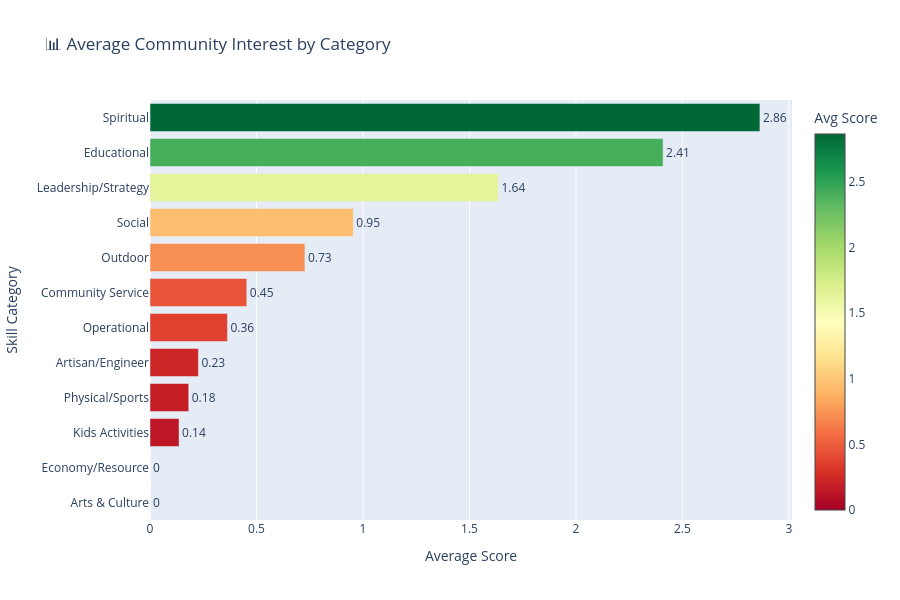

Notebook source saved alongside this figure:
### Markdown cell above
## 📊 Visualization 2: Category Distribution

### Code cell
# Bar chart of average scores by category
avg_scores_sorted = score_df[category_columns].mean().sort_values(ascending=True)

fig = go.Figure(go.Bar(
    x=avg_scores_sorted.values,
    y=avg_scores_sorted.index,
    orientation='h',
    marker=dict(
        color=avg_scores_sorted.values,
        colorscale='RdYlGn',
        showscale=True,
        colorbar=dict(title="Avg Score")
    ),
    text=avg_scores_sorted.values.round(2),
    textposition='outside'
))

fig.update_layout(
    title='📊 Average Community Interest by Category',
    xaxis_title='Average Score',
    yaxis_title='Skill Category',
    height=600,
    showlegend=False
)

fig.show()
print("✅ Category distribution chart generated")

### Figure 1 — Plotly figure (JSON) as saved in the notebook; plotly's stock layout.template omitted (floating-point values rounded to 4 significant figures)
{"data": [{"marker": {"color": [0.0, 0.0, 0.1364, 0.1818, 0.2273, 0.3636, 0.4545, 0.7273, 0.9545, 1.636, 2.409, 2.864], "colorbar": {"title": {"text": "Avg Score"}}, "colorscale": [[0.0, "rgb(165,0,38)"], [0.1, "rgb(215,48,39)"], [0.2, "rgb(244,109,67)"], [0.3, "rgb(253,174,97)"], [0.4, "rgb(254,224,139)"], [0.5, "rgb(255,255,191)"], [0.6, "rgb(217,239,139)"], [0.7, "rgb(166,217,106)"], [0.8, "rgb(102,189,99)"], [0.9, "rgb(26,152,80)"], [1.0, "rgb(0,104,55)"]], "showscale": true}, "orientation": "h", "text": [0.0, 0.0, 0.14, 0.18, 0.23, 0.36, 0.45, 0.73, 0.95, 1.64, 2.41, 2.86], "textposition": "outside", "type": "bar", "x": [0.0, 0.0, 0.1364, 0.1818, 0.2273, 0.3636, 0.4545, 0.7273, 0.9545, 1.636, 2.409, 2.864], "y": ["Arts & Culture", "Economy/Resource", "Kids Activities", "Physical/Sports", "Artisan/Engineer", "Operational", "Community Service", "Outdoor", "Social", "Leadership/Strategy", "Educational", "Spiritual"]}], "layout": {"height": 600, "showlegend": false, "title": {"text": "📊 Average Community Interest by Category"}, "xaxis": {"title": {"text": "Average Score"}}, "yaxis": {"title": {"text": "Skill Category"}}}}
